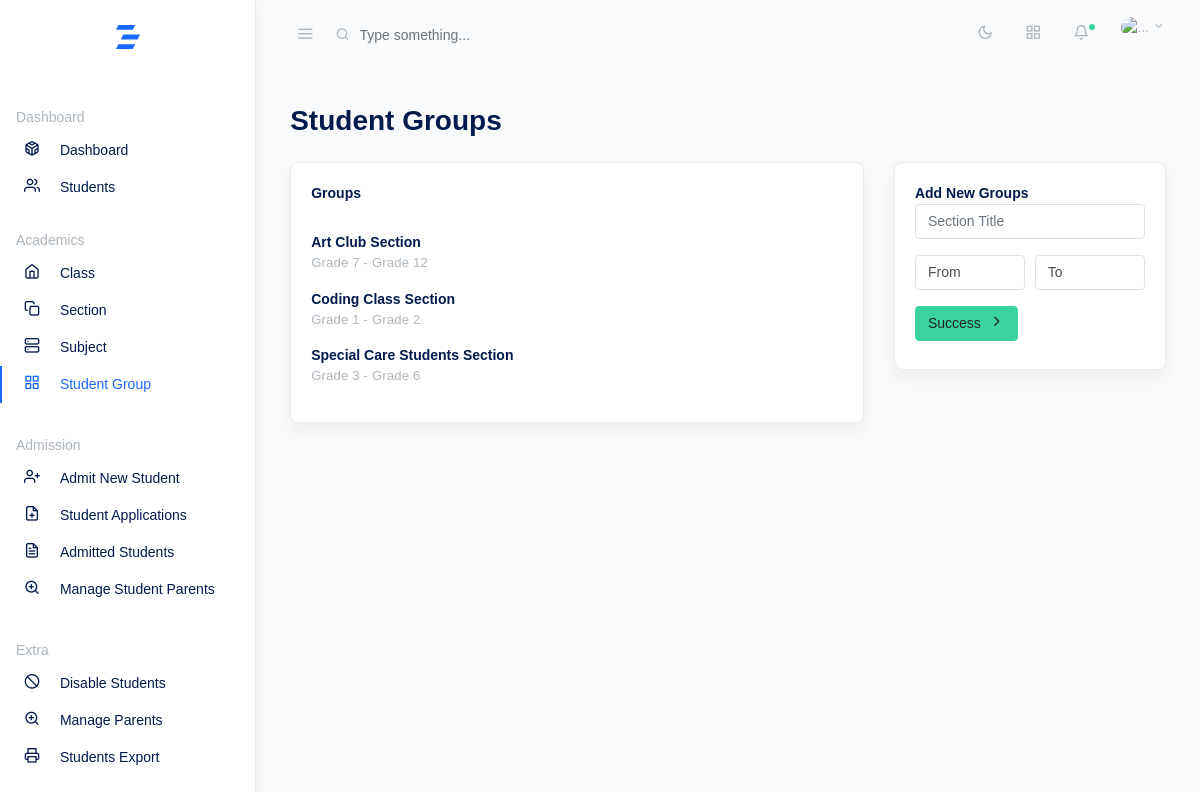
Screenshot of /academics/groups.php (signed in) with the database file from the repository.
### tables this page shows
CREATE TABLE `groups` (
  `id` int NOT NULL,
  `group` varchar(255) NOT NULL,
  `range` varchar(225) DEFAULT NULL,
  `fees` varchar(22) DEFAULT NULL,
  `create_datetime` datetime NOT NULL
);

### academics/groups.php (the view, shortened to what this page needs)
<?php require('../settings.php'); ?>
<!doctype html>
<html lang="en">
<head>
  <link rel="stylesheet" href="../css/simplebar.css">
  <link href="overpass-font.css" rel="stylesheet">
  <link rel="stylesheet" href="../css/feather.css">
  <link rel="stylesheet" href="../css/daterangepicker.css">
  <link rel="stylesheet" href="../css/app-light.css" id="lightTheme">
  <link rel="stylesheet" href="../css/app-dark.css" id="darkTheme" disabled>
</head>
<body class="vertical  light  ">
  <div class="wrapper">
    <nav class="topnav navbar navbar-light">
      <button type="button" class="navbar-toggler text-muted mt-2 p-0 mr-3 collapseSidebar">
        <i class="fe fe-menu navbar-toggler-icon"></i>
      </button>
      <form class="form-inline mr-auto searchform text-muted">
        <input class="form-control mr-sm-2 bg-transparent border-0 pl-4 text-muted" type="search" placeholder="Type something..." aria-label="Search">
      </form>
      <ul class="nav">
        <li class="nav-item">
          <a class="nav-link text-muted my-2" href="#" id="modeSwitcher" data-mode="light">
            <i class="fe fe-sun fe-16"></i>
          </a>
        </li>
        <li class="nav-item">
          <a class="nav-link text-muted my-2" href="./#" data-toggle="modal" data-target=".modal-shortcut">
            <span class="fe fe-grid fe-16"></span>
          </a>
        </li>
        <li class="nav-item nav-notif">
          <a class="nav-link text-muted my-2" href="./#" data-toggle="modal" data-target=".modal-notif">
            <span class="fe fe-bell fe-16"></span>
            <span class="dot dot-md bg-success"></span>
          </a>
        </li>
        <li class="nav-item dropdown">
          <a class="nav-link dropdown-toggle text-muted pr-0" href="#" id="navbarDropdownMenuLink" role="button" data-toggle="dropdown" aria-haspopup="true" aria-expanded="false">
            <span class="avatar avatar-sm mt-2">
              <img src="../assets/avatars/face-1.jpg" alt="..." class="avatar-img rounded-circle">
            </span>
          </a>
        </li>
      </ul>
    </nav>
    <aside class="sidebar-left border-right bg-white shadow" id="leftSidebar" data-simplebar>
      <nav class="vertnav navbar navbar-light">
        <div class="w-100 mb-4 d-flex">
          <a class="navbar-brand mx-auto mt-2 flex-fill text-center" href="./index.php">
          </a>
        </div>
        <p class="text-muted nav-heading mt-4 mb-1">
          <span>Dashboard</span>
        </p>
        <ul class="navbar-nav flex-fill w-100 mb-2">
          <li class="nav-item">
            <a class="nav-link" href="index.php">
              <i class="fe fe-codesandbox fe-16"></i>
              <span class="ml-3 item-text">Dashboard</span>
            </a>
          </li>
          <li class="nav-item">
            <a class="nav-link" href="students.php">
              <i class="fe fe-users fe-16"></i>
              <span class="ml-3 item-text">Students</span>
            </a>
          </li>
          <p class="text-muted nav-heading mt-4 mb-1">
            <span>Academics</span>
          </p>
          <ul class="navbar-nav flex-fill w-100 mb-2">
            <li class="nav-item">
              <a class="nav-link" href="classes.php">
                <i class="fe fe-home fe-16"></i>
                <span class="ml-3 item-text">Class</span>
              </a>
            </li>
            <li class="nav-item">
              <a class="nav-link" href="section.php">
                <i class="fe fe-copy fe-16"></i>
                <span class="ml-3 item-text">Section</span>
              </a>
            </li>
            <li class="nav-item">
              <a class="nav-link" href="subjects.php">
                <i class="fe fe-server fe-16"></i>
                <span class="ml-3 item-text">Subject</span>
              </a>
            </li>
            <li class="nav-item active">
              <a class="nav-link text-primary" href="#">
                <i class="fe fe-grid fe-16"></i>
                <span class="ml-3 item-text">Student Group</span>
              </a>
            </li>
          </ul>
          <p class="text-muted nav-heading mt-4 mb-1">
            <span>Admission</span>
          </p>
          <ul class="navbar-nav flex-fill w-100 mb-2">
            <li class="nav-item">
              <a class="nav-link" href="admit_student.php">
                <i class="fe fe-user-plus fe-16"></i>
                <span class="ml-3 item-text">Admit New Student</span>
              </a>
            </li>
            <li class="nav-item">
              <a class="nav-link" href="applications.php">
                <i class="fe fe-file-plus fe-16"></i>
                <span class="ml-3 item-text">Student Applications</span>
              </a>
            </li>
            <li class="nav-item">
              <a class="nav-link" href="admissions.php">
                <i class="fe fe-file-text fe-16"></i>
                <span class="ml-3 item-text">Admitted Students</span>
              </a>
            </li>
            <li class="nav-item">
              <a class="nav-link" href="parents.php">
                <i class="fe fe-zoom-in fe-16"></i>
                <span class="ml-3 item-text">Manage Student Parents</span>
              </a>
            </li>
          </ul>
          <p class="text-muted nav-heading mt-4 mb-1">
            <span>Extra</span>
          </p>
          <ul class="navbar-nav flex-fill w-100 mb-2">
            <li class="nav-item">
              <a class="nav-link" href="disable-student.php">
                <i class="fe fe-slash fe-16"></i>
                <span class="ml-3 item-text">Disable Students</span>
              </a>
            </li>
            <li class="nav-item">
              <a class="nav-link" href="parents.php">
                <i class="fe fe-zoom-in fe-16"></i>
                <span class="ml-3 item-text">Manage Parents</span>
              </a>
            </li>
            <li class="nav-item">
              <a class="nav-link" href="export-data.php">
                <i class="fe fe-printer fe-16"></i>
                <span class="ml-3 item-text">Students Export</span>
              </a>
            </li>
          </ul>
      </nav>
    </aside>
    <main role="main" class="main-content">
      <div class="container-fluid">
        <div class="row justify-content-center">
          <div class="col-12">
            <div class="row align-items-center my-3">
              <div class="col">
                <h2 class="page-title">Student Groups</h2>
              </div>
            </div>
            <div class="row">
              <div class="col-md-8">
                <div class="card shadow mb-4">
                  <div class="card-body">
                    <?php
                    $query = "SELECT * FROM groups ORDER BY `groups`.`group` ASC";
                    $stmt = $pdo->prepare($query);
                    $stmt->execute();
                    $groups = $stmt->fetchAll(PDO::FETCH_ASSOC);
                    if (count($groups) === 0) {
                      echo '<p class="text-center">None added Yet!</p>';
                    } else {
                    ?>
                      <div class="card-title">
                        <strong>Groups</strong>
                      </div>
                      <div class="row">
                        <div class="col-md-12">
                          <?php
                          foreach ($groups as $index => $group) : ?>
                            <div class="row align-items-center my-3">
                              <div class="col">
                                <strong>
                                  <?= $group['group']; ?> Section
                                </strong>
                                <div class="my-0 text-muted small"><?= $group['range']; ?></div>
                              </div>
                            </div>
                          <?php endforeach; ?>
                        </div>
                      </div>
                    <?php } ?>
                  </div>
                </div>
              </div>
              <div class="col-md-4 mb-4">
                <div class="card shadow">
                  <div class="card-body">
                    <strong>Add New Groups</strong>
                    <form action="" method="post">
                      <div class="form-group">
                        <input class="form-control form-control" type="text" name="section" placeholder="Section Title" required>
                      </div>
                      <div class="form-row">
                        <div class="form-group col-md-6">
                          <select class="custom-select" id="custom-select" required>
                            <option selected disabled>From</option>
                          </select>
                        </div>
                        <div class="form-group col-md-6">
                          <select class="custom-select" id="custom-select" required>
                            <option selected disabled>To</option>
                          </select>
                        </div>
                      </div>
                      <button type="submit" class="btn mb-2 btn-success">Success<span class="fe fe-chevron-right fe-16 ml-2"></span></button>
                    </form>
                  </div>
                </div>
              </div>
            </div>
          </div>
        </div>
      </div>
    </main>
  </div>
</body>
</html>

### css/simplebar.css (style rules this page uses)
[data-simplebar] { position: relative; flex-direction: column; flex-wrap: wrap; justify-content: flex-start; align-content: flex-start; align-items: flex-start; }

### css/feather.css (style rules this page uses)
.fe { font-family: "feather" !important; speak: none; font-style: normal; font-weight: normal; font-variant: normal; text-transform: none; line-height: 1; -webkit-font-smoothing: antialiased; -moz-osx-font-smoothing: grayscale; }
.fe-16 { font-size: 16px; }
.fe-bell:before { content: ""; }
.fe-chevron-right:before { content: ""; }
.fe-codesandbox:before { content: ""; }
.fe-copy:before { content: ""; }
.fe-file-plus:before { content: ""; }
.fe-file-text:before { content: ""; }
.fe-grid:before { content: ""; }
.fe-home:before { content: ""; }
.fe-menu:before { content: ""; }
.fe-printer:before { content: ""; }
.fe-server:before { content: ""; }
.fe-slash:before { content: ""; }
.fe-sun:before { content: ""; }
.fe-user-plus:before { content: ""; }
.fe-users:before { content: ""; }
.fe-zoom-in:before { content: ""; }

### academics/groups.php (style rules this page uses)
.card { border-radius: 8px; }

### rows the page displays
groups: group "Art Club", range "Grade 7 - Grade 12"
groups: group "Coding Class", range "Grade 1 - Grade 2"
groups: group "Special Care Students", range "Grade 3 - Grade 6"
